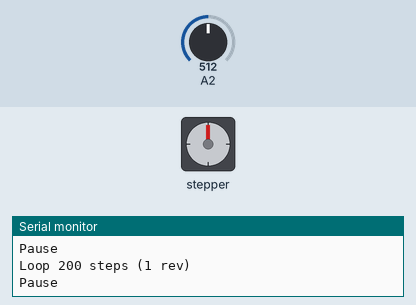
Recording of a sketch running on a simulated Arduino Uno, built with avr-gcc and run on an emulated ATmega328P. On the bench: stepper motor, the last lines printed to the serial monitor. Wiring (inferred from the names in the program): stepper motor driver (200 steps per turn assumed): step pin 5; direction pin 3. Inputs (shaded band) come from the test bench; at power-on: A2 = 512.

Above: at 9.0 s.
9.1 s: A2 set to 716
At 10.66 s:
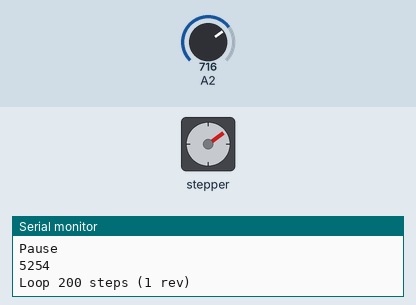
21.7 s: A2 set to 306
At 22.42 s:
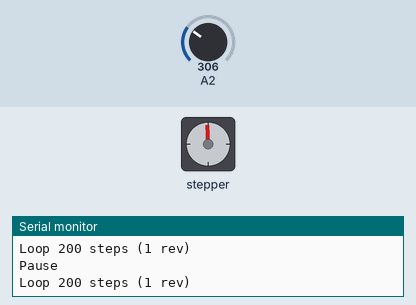
29.9 s: A2 set to 190
Timing chart, 0 to 44.1 s (numbered marks = the images above; inputs shaded):
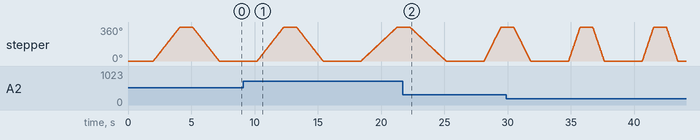

The sketch:

fkn_servotest.ino
```cpp
// a4988

const int STEP_PIN =  5;
const int DIR_PIN = 3;

void setup()
{
  Serial.begin(9600);
  pinMode(STEP_PIN, OUTPUT); // Enable
  pinMode(DIR_PIN, OUTPUT); // Step
}

void loop()
{
  int del = analogRead(A2);

  delay(2000);
  del = map(del, 0,1023, 500, 10000);
  Serial.println(del);
  digitalWrite(DIR_PIN,HIGH); // Set Dir high
  Serial.println("Loop 200 steps (1 rev)");

  for(int i = 0; i < 200; i++) // Loop 200 times
  {
    digitalWrite(STEP_PIN,HIGH); // Output high
    delayMicroseconds(del); // Wait
    digitalWrite(STEP_PIN,LOW); // Output low
    delayMicroseconds(del); // Wait
  }

  Serial.println("Pause");
  delay(1000); // pause one second
  digitalWrite(DIR_PIN,LOW); // Set Dir high
  Serial.println("Loop 200 steps (1 rev)");

  for(int i = 0; i < 200; i++) // Loop 200 times
  {
    digitalWrite(STEP_PIN,HIGH); // Output high
    delayMicroseconds(del); // Wait
    digitalWrite(STEP_PIN,LOW); // Output low
    delayMicroseconds(del); // Wait
  }

  Serial.println("Pause");

  delay(1000); // pause one second
}
```
